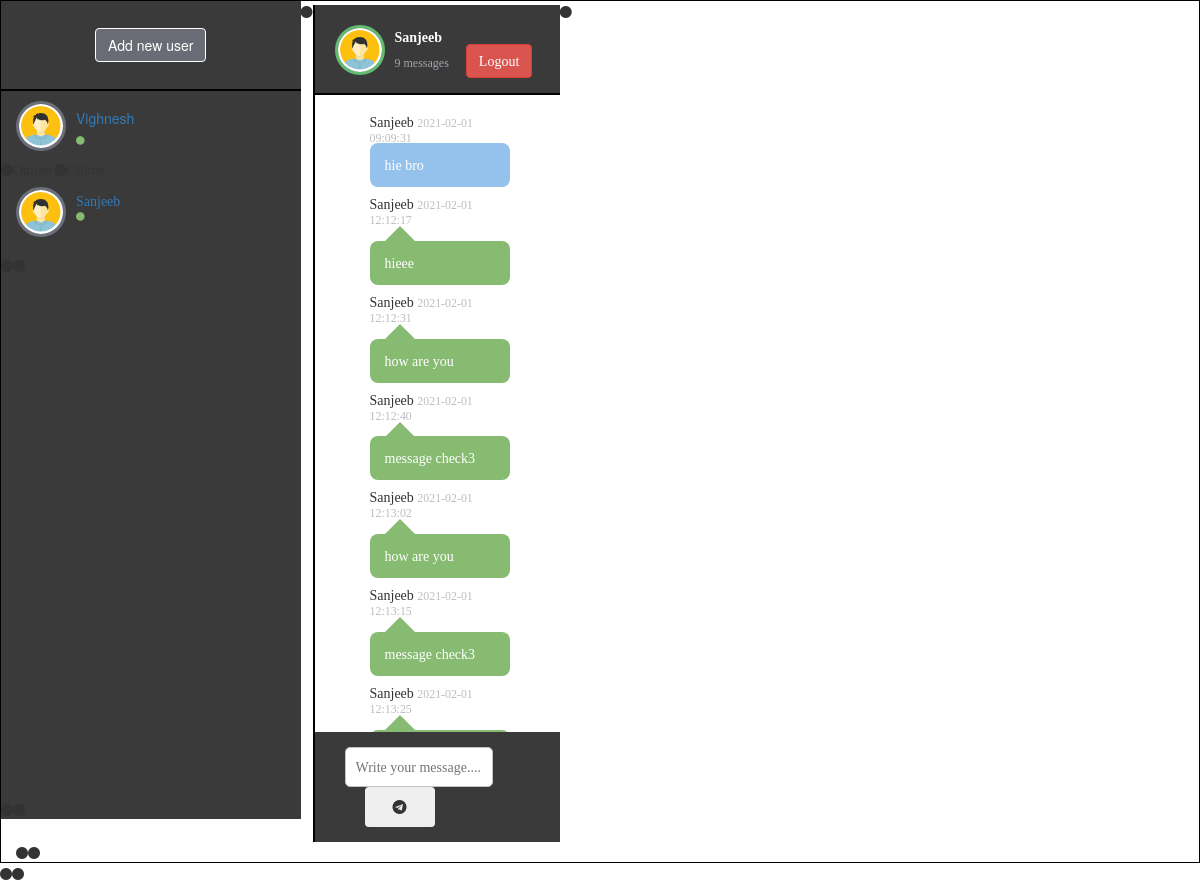
The page /home.php?user_name=Sanjeeb (signed in) on the database its author committed.
### tables this page shows
CREATE TABLE `users` (
  `user_id` int(11) NOT NULL,
  `user_name` varchar(100) NOT NULL,
  `user_pass` varchar(100) NOT NULL,
  `user_email` varchar(100) NOT NULL,
  `user_profile` varchar(255) NOT NULL,
  `user_country` text NOT NULL,
  `user_gender` text NOT NULL,
  `forgotten_answer` varchar(100) NOT NULL,
  `log_in` varchar(7) NOT NULL
);

CREATE TABLE `users_chat` (
  `msg_id` int(11) NOT NULL,
  `sender_username` varchar(100) NOT NULL,
  `receiver_username` varchar(100) NOT NULL,
  `msg_content` varchar(255) NOT NULL,
  `msg_status` text NOT NULL,
  `msg_date` timestamp NOT NULL DEFAULT current_timestamp()
);

### home.php (the view, shortened to what this page needs)
<!DOCTYPE html>
<?php
    if(!isset($_SESSION['user_email'])){
        header("location: signin.php");
    }
    else {
?>
<html lang="en">
<head>
    <link href="https://maxcdn.bootstrapcdn.com/bootstrap/3.3.7/css/bootstrap.min.css" rel="stylesheet">
    <link href="css/home.css" rel="stylesheet" type="text/css">
    <link rel="stylesheet" type="text/css" href="https://maxcdn.bootstrapcdn.com/font-awesome/4.7.0/css/font-awesome.min.css">
</head>
<body>
    <div class="container main-section">
        <div class="row">
            <div class="col-md-3 col-sm-3 col-xs-12 left-sidebar">
                <div class="input-group searchbox">
                    <div class="input-group-btn">
                        <center>
                            <a href="include/find_friends.php">
                                <button class="btn btn-default search-icon" name="search_user" type="submit">
                                Add new user
                                </button>
                            </a>
                        </center>
                    </div>
                </div>
                <div class="left-chat">
                    <ul>
                        <?php
                            include("include/get_users_data.php");
                        ?>
                    </ul>
                </div>
            </div>
            <div class="col-md-9 col-sm-9 col-xs-12 right-sidebar">
                <div class="row">
                    <?php
                        $user = $_SESSION['user_email'];
                        $get_user = "select * from users where user_email='$user'";
                        $run_user = mysqli_query($con, $get_user);
                        $row = mysqli_fetch_array($run_user);
                        $user_name = $row['user_name'];
                    ?>
                    <?php
                        if(isset($_GET['user_name'])){
                            global $con;
                            $get_username = $_GET['user_name'];
                            $get_user = "select * from users where user_name = '$get_username'";
                            $run_user = mysqli_query($con, $get_user);
                            $row_user = mysqli_fetch_array($run_user);
                            $username = $row_user['user_name'];
                        }
                        $total_messages = "select * from users_chat where (sender_username='$user_name' AND receiver_username='$username') OR (receiver_username='$user_name' AND sender_username='$username')";
                        $run_messages = mysqli_query($con, $total_messages);
                        $total = mysqli_num_rows($run_messages);
                    ?>
                    <div class="col-md-12 right-header">
                        <div class="right-header-img">
                            <img alt="#" src=<?php echo"$user_profile"; ?>>
                        </div>
                        <div class="right-header-detail">
                            <form method="POST">
                                <p><?php echo "$username"; ?></p>
                                <span><?php echo $total; ?>
                                    messages
                                </span> &nbsp &nbsp
                                <button name="logout" class="btn btn-danger">
                                    Logout
                                </button>
                            </form>
                        </div>
                    </div>
                </div>
                <div class="row">
                    <div id="scrolling_to_bottom" class="col-md-12 right-header-contentChat">
                        <?php
                            $sel_msg = "select * from users_chat where (sender_username='$user_name' AND receiver_username='$username') OR (receiver_username='$user_name' AND sender_username='$username') ORDER by 1 ASC";
                            $run_msg = mysqli_query($con, $sel_msg);
                            while ($row = mysqli_fetch_array($run_msg)){
                                $sender_username = $row['sender_username'];
                                $receiver_username = $row['receiver_username'];
                                $msg_content = $row['msg_content'];
                                $msg_date = $row['msg_date'];
                        ?>
                        <ul>
                            <?php
                                if($user_name == $sender_username && $username == $receiver_username)
                                {
                                    echo "
                                        <li>
                                            <div class='rightside-right-chat'>
                                                <span>
                                                    $username <small>$msg_date</small>
                                                </span> <br><br>
                                                <p>$msg_content</p>
                                            </div>
                                        </li>
                                    ";
                                }
                                else if($user_name == $receiver_username && $username == $sender_username)
                                {
                                    echo "
                                        <li>
                                            <div class='rightside-left-chat'>
                                                <span>
                                                    $username <small>$msg_date</small>
                                                </span> <br><br>
                                                <p>$msg_content</p>
                                            </div>
                                        </li>
                                    ";
                                }
                            ?>
                        </ul>
                        <?php
                            }
                        ?>
                    </div>
                </div>
                <div class="row">
                    <div class="col-md-12 right-chat-textbox">
                        <form method="POST">
                            <input type="text" name="msg_content" autocomplete="off" placeholder="Write your message....">
                            <button class="btn" name="submit">
                                <i class="fa fa-telegram" aria-hidden="true"></i>
                            </button>
                        </form>
                    </div>
                </div>
            </div>
        </div>
    </div>
</body>
</html>
<?php } ?>

### include/get_users_data.php (shortened to what this page needs)
<?php
$con = mysqli_connect("localhost", "root", "", "chatproject");
    $user = "select * from users";
    $run_user = mysqli_query($con, $user);
    while ($row_user = mysqli_fetch_array($run_user))
    {
        $user_name = $row_user['user_name'];
        $user_profile = $row_user['user_profile'];
        $login = $row_user['log_in'];
        echo"
            <li>
                <div class = 'chat-left-img'>
                    <img src='$user_profile'>
                </div>
                <div class = 'chat-left-detail'>
                    <p>
                    <a href='home.php?user_name=$user_name'>$user_name</a>
                    </p>";
                if($login == 'Online'){
                    echo"<span><i class='fa fa-circle' aria-hidden='true'></li>Online</span>";
                }
                else{
                    echo"<span><i class='fa fa-circle-o' aria-hidden='true'></li>Offline</span>";
                }
    }
?>

### css/home.css (style rules this page uses)
.main-section { border: 1px solid #000; width: 100%; }
.left-sidebar { background-color: #3a3a3a; padding: 0px; }
.searchbox { width: 100%; padding: 27px 10px; border-bottom: 2px solid #000; }
.form-control, .search-icon, .search-icon:hover { background-color: #6a6c75; border: 1px solid #fff; color: #fff; box-shadow: none !important; }
.chat-left-img, .chat-left-detail { float: left; }
.left-chat { overflow-y: scroll; }
.left-chat ul { overflow: hidden; padding: 0px; }
.left-chat ul li { list-style: none; width: 100%; float: left; margin: 10px 0px 8px 15px; }
.chat-left-img img { width: 50px; height: 50px; border-radius: 50%; text-align: left; float: fixed; border: 3px solid #6b6f79; }
.chat-left-detail { margin-left: 10px; }
.chat-left-detail p { margin: 0px; color: #fff; padding: 7px 0px 0px; }
.chat-left-detail span { color: #b8bb71; }
.chat-left-detail span i { color: #86bb71; font-size: 10px; }
.right-sidebar { border-left: 2px solid #000; }
.right-header { border-bottom: 2px solid #000; margin: 0px; padding: 0px; }
.right-header-img img { width: 50px; height: 50px; float: left; border-radius: 50%; border: 3px solid#61bc71; margin-right: 10px; }
.right-header { padding: 20px; height: 90px; background-color: #3a3a3a; }
.right-header-detail p { margin: 0px; color: #fff; font-weight: bold; padding-top: 5px; }
.right-header-detail span { color: #9fa5af; font-size: 12px; }
.rightside-left-chat, .rightside-right-chat { float: left; width: 80%; position: relative; }
.rightside-right-chat { float: right; margin-right: 35px; }
.right-header-contentChat { overflow-y: scroll; background-color: #ffffff; position: relative; }
.right-header-contentChat ul li { list-style: none; margin-top: 20px; }
.right-header-contentChat .rightside-left-chat p, .right-header-contentChat .rightside-right-chat p { background-color: #86bb71; padding: 15px; border-radius: 8px; color: #fff; }
.right-header-contentChat .rightside-right-chat p { background-color: #94c2ed; }
.right-chat-textbox { padding: 15px 30px; width: 100%; background-color: #3a3a3a; }
.right-chat-textbox input { width: 80%; height: 40px; border: 2px solid #3d85ca; border-radius: 5px; padding: 0px 10px; border: 1px solid #c1c1c1; }
.right-chat-textbox button { height: 40px; width: 70px; margin-left: 20px; }
.rightside-right-chat span { float: right; }
.rightside-right-chat span small, .rightside-left-chat span small { color: #bdbdc2; }
.rightside-left-chat:before { content: " "; position: absolute; top: 14px; left: 15px; bottom: 150px; border: 15px solid transparent; border-bottom-color: #86bb71; z-index: 1; }
.rightside-right-chat:before { content: " "; position: absolute; top: 14px; right: 15px; bottom: 150px; border: 15px solid transparent; border-bottom-color: #94c2ed; }

### rows shown on the page
users: user_profile (picture), user_name "Vighnesh", log_in "Online" (drawn)
users: user_profile (picture), user_name "Sanjeeb", log_in "Online" (drawn)
users_chat: msg_date "2021-02-01 09:09:31", msg_content "hie bro"
users_chat: msg_date "2021-02-01 12:12:17", msg_content "hieee"
users_chat: msg_date "2021-02-01 12:12:31", msg_content "how are you"
users_chat: msg_date "2021-02-01 12:12:40", msg_content "message check3"
users_chat: msg_date "2021-02-01 12:13:02", msg_content "how are you"
users_chat: msg_date "2021-02-01 12:13:15", msg_content "message check3"
users_chat: msg_date "2021-02-01 12:13:25"

### other values the page prints
$total "9"
